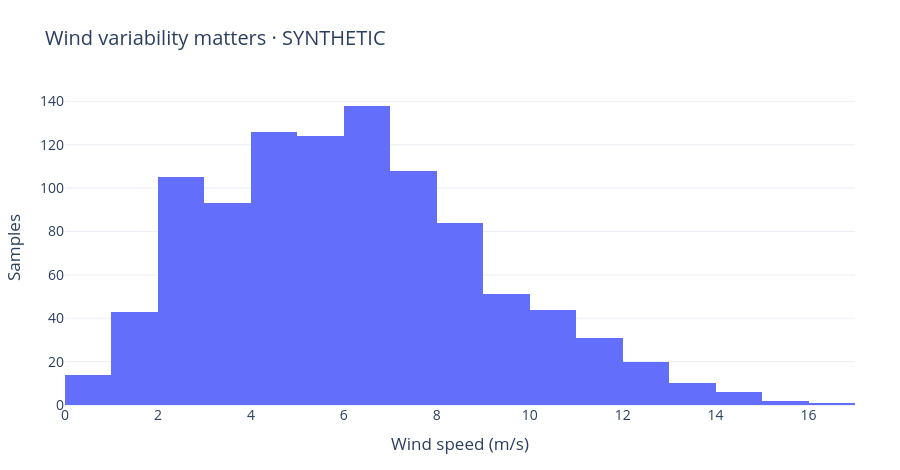

Notebook source saved alongside this figure:
### Markdown cell above
## Show nonlinear averaging

### Code cell
rng = np.random.default_rng(8)
wind = rng.weibull(2.2, 1000)*7
rho = 1.225  # Illustrative constant density in kg/m³; not a turbine model.
mean_power_density = np.mean(0.5*rho*wind**3)
power_at_mean_wind = 0.5*rho*wind.mean()**3
display(pd.Series({"mean ideal power density (W/m²)": mean_power_density,
    "ideal power density at mean speed (W/m²)": power_at_mean_wind}).round(1).to_frame())
assert mean_power_density > power_at_mean_wind
fig = go.Figure(go.Histogram(x=wind, nbinsx=30))
fig.update_layout(title="Wind variability matters · SYNTHETIC", xaxis_title="Wind speed (m/s)", yaxis_title="Samples")
show(fig)

### Figure 1 — Plotly figure (JSON) as saved in the notebook; plotly's stock layout.template omitted (floating-point values rounded to 4 significant figures; data arrays with more than 128 entries replaced by an {"elided": "..."} marker saying what was removed)
{"data": [{"nbinsx": 30, "type": "histogram", "x": {"elided": "1000 float values"}}], "layout": {"font": {"size": 14}, "height": 470, "margin": {"b": 65, "l": 65, "r": 45, "t": 90}, "title": {"text": "Wind variability matters · SYNTHETIC"}, "xaxis": {"title": {"text": "Wind speed (m/s)"}}, "yaxis": {"title": {"text": "Samples"}}}}
